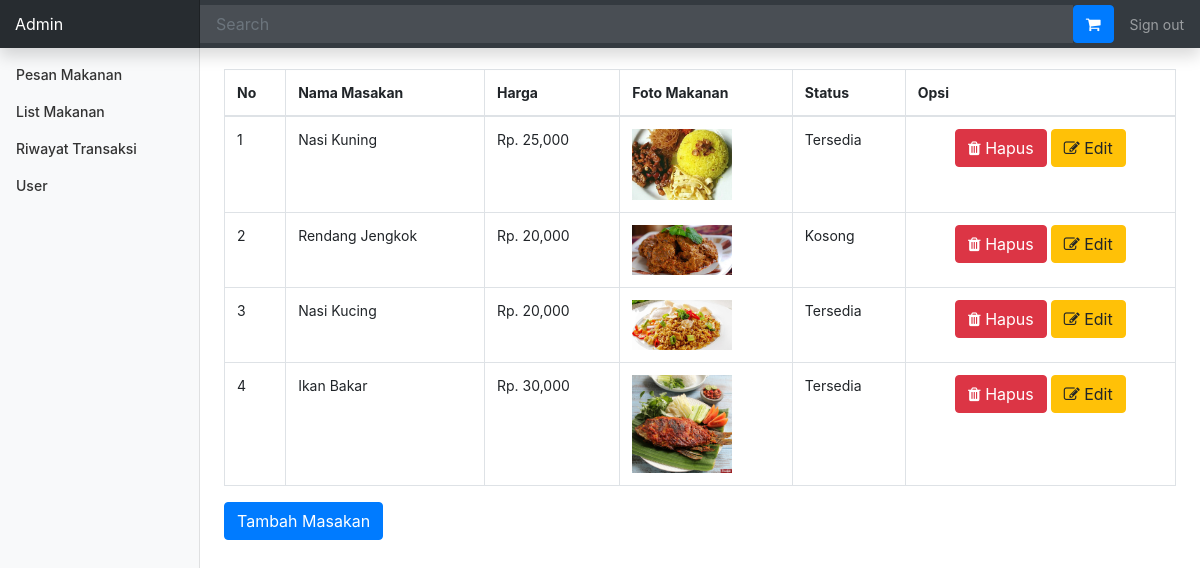
/admin/index.php?halaman=list (signed in), run on the app's committed database.
### tables this page shows
CREATE TABLE `masakan` (
  `id_masakan` int(11) NOT NULL,
  `nama_masakan` varchar(225) NOT NULL,
  `harga` int(100) NOT NULL,
  `foto_makanan` varchar(225) NOT NULL,
  `status_masakan` varchar(225) NOT NULL
);

### admin/list.php (the view)
<table class="table table-bordered table-hover">
  <thead>
    <tr>
      <th>No</th>
      <th>Nama Masakan</th>
      <th>Harga</th>
      <th>Foto Makanan</th>
      <th>Status</th>
      <th>Opsi</th>
    </tr>
  </thead>
  <tbody>
    <?php
    $no = 1;
    $ambil = $koneksi->query("SELECT * FROM masakan");
    while($data = $ambil->fetch_assoc()){
     ?>
    <tr>
      <td><?php echo $no++; ?></td>
      <td><?php echo $data['nama_masakan']; ?></td>
      <td>Rp. <?php echo number_format($data['harga']); ?></td>
      <td><img class="img-fluid" width="100px;" src="../inc/img/<?php echo $data['foto_makanan'] ?>"></td>
      <td><?php echo $data['status_masakan']; ?></td>
      <td class="text-center" >
        <a href="hapus.php?id=<?php echo $data['id_masakan']; ?>" class="btn btn-danger" onclick="return confirm('Are you sure?')"><i class="fa fa-trash" ></i> Hapus</a>
        <a href="index.php?halaman=edit_masakan&id=<?php echo $data['id_masakan']; ?>" class="btn btn-warning"><i class="fa fa-edit"></i> Edit</a>
      </td>
    </tr>
  <?php } ?>
  </tbody>
</table>
<a href="index.php?halaman=tambahmasakan" class="btn btn-primary">Tambah Masakan</a>

### inc/css/dashboard.css (style rules this page uses)
body { font-size: .875rem; }

### data on the page
masakan: nama_masakan "Nasi Kuning", harga "25,000", foto_makanan (picture), status_masakan "Tersedia"
masakan: nama_masakan "Rendang Jengkok", harga "20,000", foto_makanan (picture), status_masakan "Kosong"
masakan: nama_masakan "Nasi Kucing", harga "20,000", foto_makanan (picture), status_masakan "Tersedia"
masakan: nama_masakan "Ikan Bakar", harga "30,000", foto_makanan (picture), status_masakan "Tersedia"
